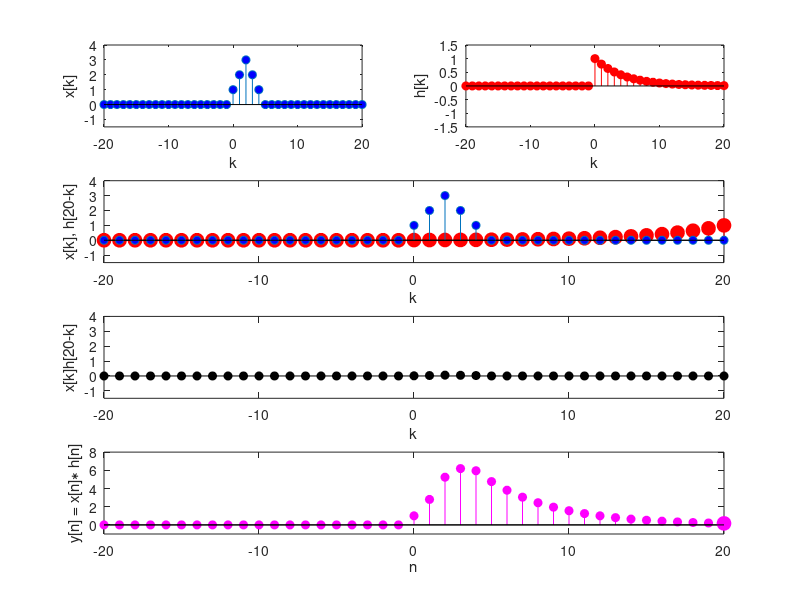

The MATLAB source for this figure:
clear all
close all
clc

N = 20;
k = -N:N;
L = 5;
alpha = 0.8;
x = [zeros(1,N) 1:1:ceil(L/2) floor(L/2):-1:1 zeros(1,N-L+1)];
h = [zeros(1,N) alpha.^k(end-N:end)];

y = [];
figure
i = 1;
for n = -N:N
    subplot(4,2,1)
    stem(k,x,'MarkerFaceColor','blue'), axis([-N N -1.5 ceil(L/2)+1]), xlabel('k'), ylabel('x[k]')
    subplot(4,2,2)
    stem(k,h,'r','MarkerFaceColor','red'), axis([-N N -1.5 1.5]), xlabel('k'), ylabel('h[k]')
  
    if n<0
        subplot(4,2,[3,4])
        stem(k,[h(end-abs(n):-1:1) zeros(1,abs(n))],'r','MarkerFaceColor','red','MarkerSize',10), hold on,
        stem(k,x,'MarkerFaceColor','blue'), axis([-N N -1.5 ceil(L/2)+1]), xlabel('k'), ylabel(sprintf('x[k], h[%i-k]',n))
        hold off
        subplot(4,2,[5,6])
        stem(k,x.*[h(end-abs(n):-1:1) zeros(1,abs(n))],'k','MarkerFaceColor','black'), axis([-N N -1.5 ceil(L/2)+1])
        xlabel('k'), ylabel(sprintf('x[k]h[%i-k]',n))
        subplot(4,2,[7,8])
        y = [y sum(x.*[h(end-abs(n):-1:1) zeros(1,abs(n))])];
        stem(k,[y NaN(1,2*N+1-i)],'m','MarkerFaceColor','magenta'), hold on,
        stem(k(i),y(end),'m','MarkerFaceColor','magenta','MarkerSize',10),
        axis([-N N -1 8]), xlabel('n'), ylabel('y[n] = x[n]\ast h[n]')
    else
        subplot(4,2,[3,4])
        stem(k,[zeros(1,n) h(end:-1:1+n) ],'r','MarkerFaceColor','red','MarkerSize',10), hold on,
        stem(k,x,'MarkerFaceColor','blue'), axis([-N N -1.5 ceil(L/2)+1]), xlabel('k'), ylabel(sprintf('x[k], h[%i-k]',n))
        hold off 
        subplot(4,2,[5,6])
        stem(k,x.*[zeros(1,n) h(end:-1:1+n)],'k','MarkerFaceColor','black'), axis([-N N -1.5 ceil(L/2)+1])
        xlabel('k'), ylabel(sprintf('x[k]h[%i-k]',n))
        subplot(4,2,[7,8])
        y = [y sum(x.*[zeros(1,n) h(end:-1:1+n)])];
        stem(k,[y NaN(1,2*N+1-i)],'m','MarkerFaceColor','magenta'), hold on,
        stem(k(i),y(end),'m','MarkerFaceColor','magenta','MarkerSize',10),
        axis([-N N -1 8]), xlabel('n'), ylabel('y[n] = x[n]\ast h[n]')
    end
    hold off
    pause
    i = i + 1;
end
